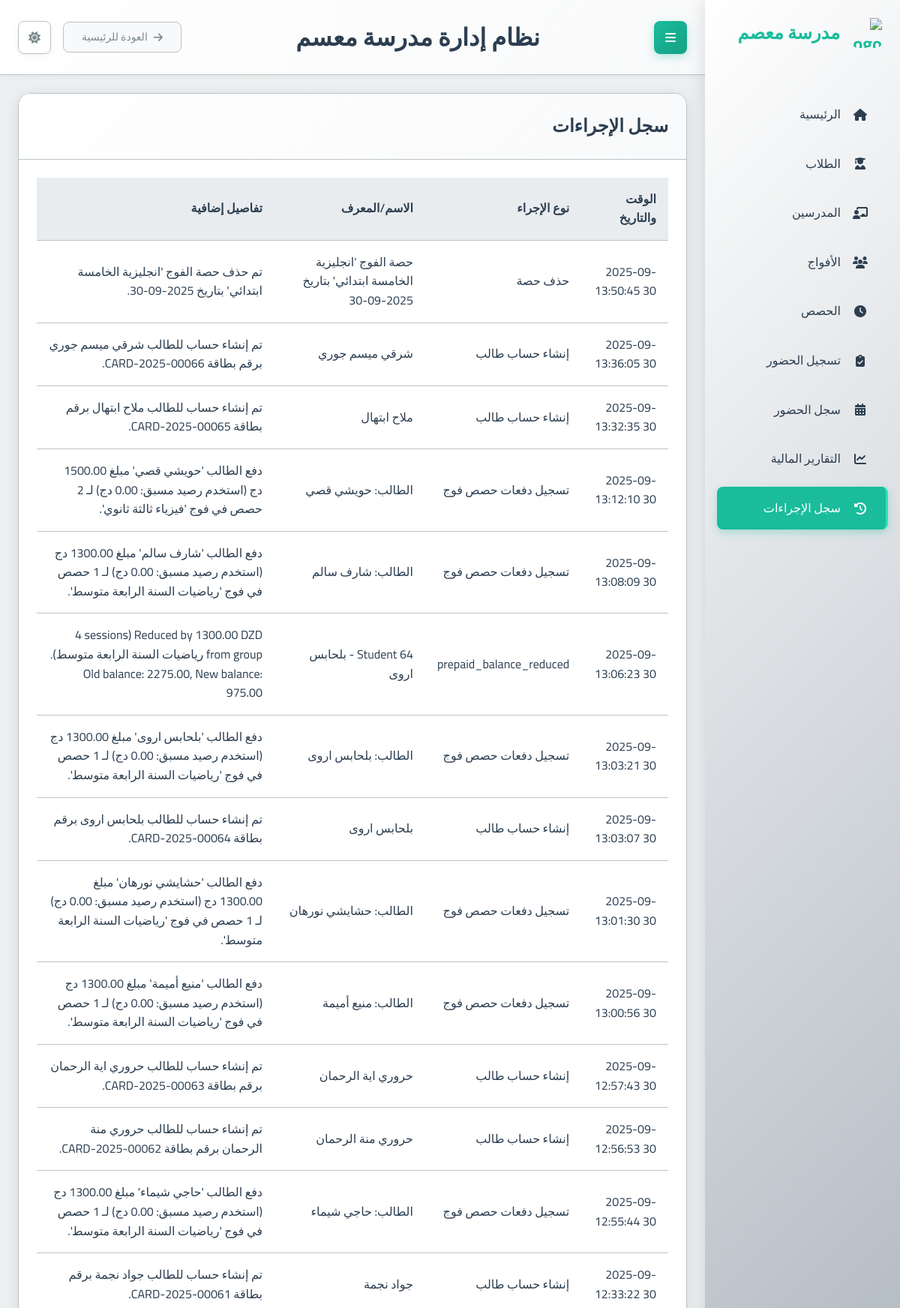
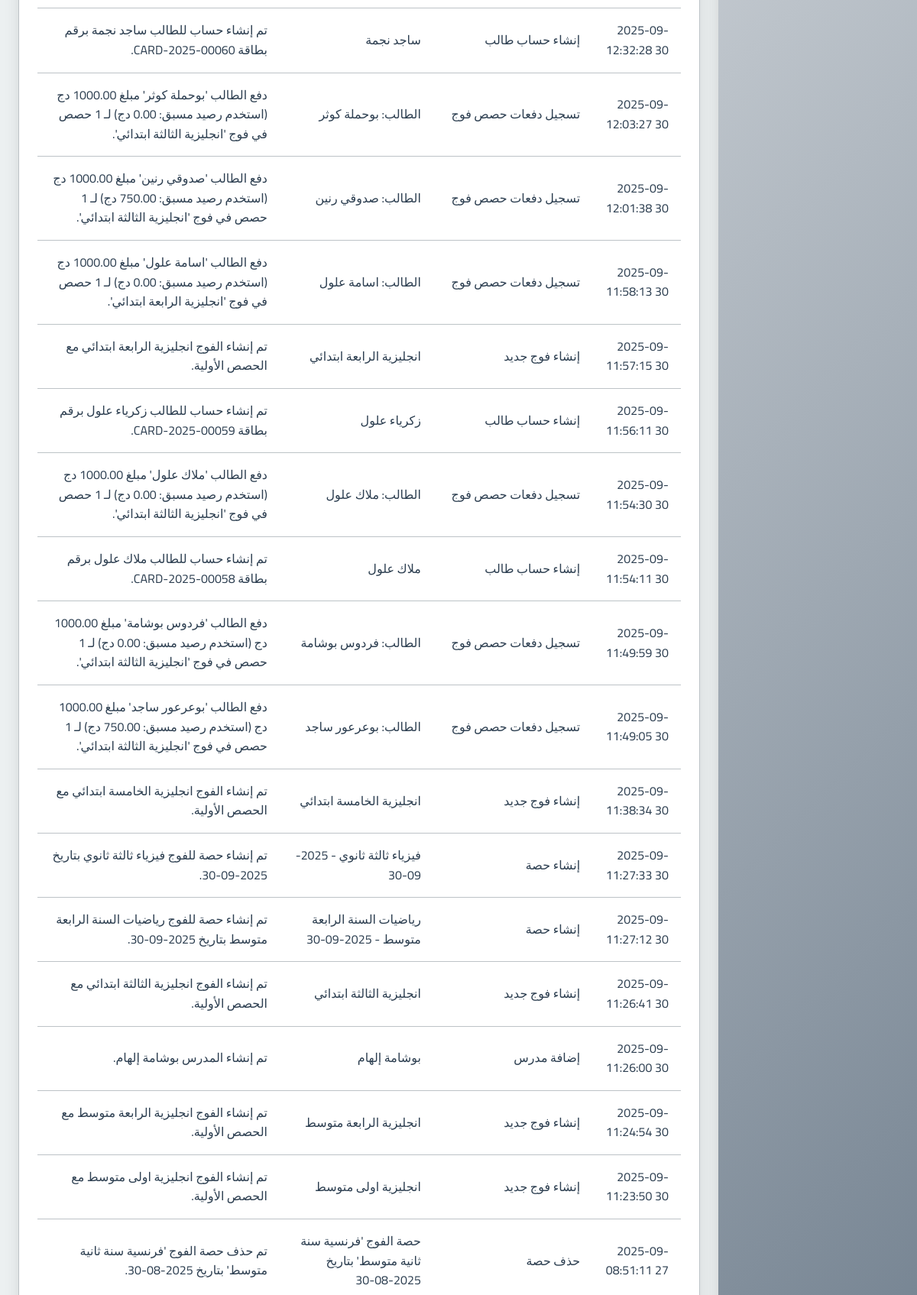
Screenshot of /financial-reports/logs/ (upper part) with the database file from the repository (2 pictures, top to bottom).
### school_app/models.py (models this page shows, shortened)
class ActionLog(models.Model):
    ACTION_TYPE_CHOICES = [
        ('student_added', 'إنشاء حساب طالب'),
        ('student_updated', 'تحديث بيانات طالب'),
        ('student_enrolled', 'تسجيل طالب في فوج'),
        ('student_deleted', 'حذف طالب'),
        ('teacher_added', 'إضافة مدرس'),
        ('teacher_updated', 'تحديث بيانات مدرس'),
        ('teacher_deleted', 'حذف مدرس'),
        ('group_added', 'إنشاء فوج جديد'),
        ('group_updated', 'تحديث بيانات فوج'),
        ('group_deleted', 'حذف فوج'),
        ('session_added', 'إنشاء حصة'),
        ('session_updated', 'تحديث بيانات حصة'),
        ('session_deleted', 'حذف حصة'),
        ('attendance_recorded', 'تسجيل حضور وغياب'),
        ('payment_recorded', 'تسجيل دفعة مالية'),
        ('registration_fee_paid', 'دفع رسوم التسجيل'),
        ('group_session_payment_processed', 'تسجيل دفعات حصص فوج'),
        ('teacher_payment_processed', 'دفع مستحقات مدرس'),
        ('user_login', 'تسجيل دخول مستخدم'),
        ('user_logout', 'تسجيل خروج مستخدم'),
        ('report_generated', 'إنشاء تقرير'),
        ('unknown_action', 'إجراء غير معروف'),
    ]
    action_time = models.DateTimeField(auto_now_add=True, help_text="وقت حدوث الإجراء.", verbose_name="وقت الإجراء")
    action_type = models.CharField(
        max_length=100,
        choices=ACTION_TYPE_CHOICES,
        default='unknown_action', # Optional: a default
        help_text="نوع الإجراء الذي تم تنفيذه.",
        verbose_name="نوع الإجراء"
    )
    object_name = models.CharField(max_length=255, blank=True, help_text="اسم أو معرف الكائن المتأثر (طالب، فوج، إلخ).", verbose_name="اسم الكائن")
    details = models.TextField(blank=True, help_text="تفاصيل إضافية حول الحدث.", verbose_name="التفاصيل")
    class Meta:
        ordering = ['-action_time']
        verbose_name = "سجل إجراء"
        verbose_name_plural = "سجلات الإجراءات"

### school_app/views.py (the view)
# urls.py: path('financial-reports/logs/', views.action_log_list, name='action_log_list'),
def action_log_list(request):
    log_list = ActionLog.objects.all().order_by('-action_time') # Already ordered in Meta, but good to be explicit
    paginator = Paginator(log_list, 50)
    page_number = request.GET.get('page')
    try:
        logs = paginator.page(page_number)
    except PageNotAnInteger:
        logs = paginator.page(1)
    except EmptyPage:
        logs = paginator.page(paginator.num_pages)
    context = {
        'logs': logs,
        'page_title': 'سجل الإجراءات'
    }
    return render(request, 'school_app/action_log_list.html', context)

### school_app/templates/school_app/action_log_list.html (shortened to what this page needs)
{% extends "base.html" %}
{% block content %}
<div class="card">
    <div class="card-header">
        <h2>{{ page_title }}</h2>
    </div>
    <div class="card-body">
        <div class="table-responsive">
            <table class="table table-striped table-hover">
                <thead class="thead-light">
                    <tr>
                        <th>الوقت والتاريخ</th>
                        <th>نوع الإجراء</th>
                        <th>الاسم/المعرف</th>
                        <th>تفاصيل إضافية</th>
                    </tr>
                </thead>
                <tbody>
                    {% for log in logs %}
                    <tr>
                        <td>{{ log.action_time|date:"Y-m-d H:i:s" }}</td>
                        <td>{{ log.get_action_type_display|default:log.action_type }}</td>
                        <td>{{ log.object_name|default:"غير متوفر" }}</td>
                        <td>{{ log.details|linebreaksbr|default:"لا توجد تفاصيل" }}</td>
                    </tr>
                    {% empty %}
                    <tr>
                        <td colspan="4" class="text-center">لا توجد سجلات لعرضها.</td>
                    </tr>
                    {% endfor %}
                </tbody>
            </table>
        </div>
    </div>
</div>
{% endblock %}

### static/css/main.css (style rules this page uses)
:root { --primary-color: #2c3e50; --primary-light: #34495e; --primary-darker: #1a252f; --accent-color: #1abc9c; --accent-light: #2fe2b3; --accent-dark: #16a085; --text-color: #2c3e50; --text-secondary: #7f8c8d; --text-on-primary: #ffffff; --text-on-accent: #ffffff; --text-nav: #2c3e50; --background-color: #ecf0f1; --card-background: #ffffff; --input-background: #ffffff; --border-color: #bdc3c7; --input-border-color: #bdc3c7; --success-color: #2ecc71; --warning-color: #f39c12; --error-color: #e74c3c; --info-color: #1E90FF; --table-header-background: #e9ecef; --table-row-hover-background: #f8f9fa; --box-shadow-color: rgba(0, 0, 0, 0.1); --box-shadow-color-hover: rgba(0, 0, 0, 0.15); --box-shadow-soft-color: rgba(0, 0, 0, 0.05); --subtle-background: #f8f9fa; --spacing-xs: 8px; --spacing-sm: 16px; --spacing-md: 24px; --spacing-lg: 32px; --spacing-xl: 48px; --font-family: 'Cairo', sans-serif; --font-size-xs: 12px; --font-size-sm: 14px; --font-size-md: 16px; --font-size-lg: 20px; --font-size-xl: 24px; --font-size-xxl: 32px; --border-radius-sm: 4px; --border-radius-md: 8px; --border-radius-lg: 16px; --transition-fast: 0.2s ease; --transition-normal: 0.3s ease; --transition-slow: 0.5s ease; --sidebar-width: 260px; }
* { margin: 0; padding: 0; box-sizing: border-box; direction: rtl; }
html { direction: rtl; font-size: 16px; }
body { font-family: var(--font-family); background-color: var(--background-color); color: var(--text-color); line-height: 1.6; transition: background-color var(--transition-normal), color var(--transition-normal); overflow-x: hidden; }
.card { background-color: var(--card-background); border-radius: var(--border-radius-lg); box-shadow: 0 4px 20px var(--box-shadow-color); margin-bottom: var(--spacing-md); overflow: hidden; transition: all var(--transition-normal); border: 1px solid var(--border-color); }
.card-header { padding: var(--spacing-md); border-bottom: 1px solid var(--border-color); background: linear-gradient(135deg, var(--card-background) 0%, var(--subtle-background) 100%); }
.card-body { padding: var(--spacing-md); color: var(--text-color); }
table { width: 100%; border-collapse: collapse; }
th, td { padding: var(--spacing-sm); text-align: right; border-bottom: 1px solid var(--border-color); }
th { background-color: var(--table-header-background); font-weight: 600; color: var(--text-color); }

### rows the page displays
ActionLog: action_time "2025-09-30 13:50:45", action_type "حذف حصة", object_name "حصة الفوج 'انجليزية الخامسة ابتدائي' بتاريخ 2025-09-30", details "تم حذف حصة الفوج 'انجليزية الخامسة ابتدائي' بتاريخ 2025-09-30."
ActionLog: action_time "2025-09-30 13:36:05", action_type "إنشاء حساب طالب", object_name "شرقي ميسم جوري", details "تم إنشاء حساب للطالب شرقي ميسم جوري برقم بطاقة CARD-2025-00066."
ActionLog: action_time "2025-09-30 13:32:35", action_type "إنشاء حساب طالب", object_name "ملاح ابتهال", details "تم إنشاء حساب للطالب ملاح ابتهال برقم بطاقة CARD-2025-00065."
ActionLog: action_time "2025-09-30 13:12:10", action_type "تسجيل دفعات حصص فوج", object_name "الطالب: حويشي قصي", details "دفع الطالب 'حويشي قصي' مبلغ 1500.00 دج (استخدم رصيد مسبق: 0.00 دج) لـ 2 حصص في فوج 'فيزياء ثالثة ثانوي'."
ActionLog: action_time "2025-09-30 13:08:09", action_type "تسجيل دفعات حصص فوج", object_name "الطالب: شارف سالم", details "دفع الطالب 'شارف سالم' مبلغ 1300.00 دج (استخدم رصيد مسبق: 0.00 دج) لـ 1 حصص في فوج 'رياضيات السنة الرابعة متوسط'."
ActionLog: action_time "2025-09-30 13:06:23", action_type "prepaid_balance_reduced", object_name "Student 64 - بلحابس اروى", details "Reduced by 1300.00 DZD (4 sessions from group رياضيات السنة الرابعة متوسط). Old balance: 2275.00, New balance: 975.00"
ActionLog: action_time "2025-09-30 13:03:21", action_type "تسجيل دفعات حصص فوج", object_name "الطالب: بلحابس اروى", details "دفع الطالب 'بلحابس اروى' مبلغ 1300.00 دج (استخدم رصيد مسبق: 0.00 دج) لـ 1 حصص في فوج 'رياضيات السنة الرابعة متوسط'."
ActionLog: action_time "2025-09-30 13:03:07", action_type "إنشاء حساب طالب", object_name "بلحابس اروى", details "تم إنشاء حساب للطالب بلحابس اروى برقم بطاقة CARD-2025-00064."
ActionLog: action_time "2025-09-30 13:01:30", action_type "تسجيل دفعات حصص فوج", object_name "الطالب: حشايشي نورهان", details "دفع الطالب 'حشايشي نورهان' مبلغ 1300.00 دج (استخدم رصيد مسبق: 0.00 دج) لـ 1 حصص في فوج 'رياضيات السنة الرابعة متوسط'."
ActionLog: action_time "2025-09-30 13:00:56", action_type "تسجيل دفعات حصص فوج", object_name "الطالب: منيع أميمة", details "دفع الطالب 'منيع أميمة' مبلغ 1300.00 دج (استخدم رصيد مسبق: 0.00 دج) لـ 1 حصص في فوج 'رياضيات السنة الرابعة متوسط'."
ActionLog: action_time "2025-09-30 12:57:43", action_type "إنشاء حساب طالب", object_name "حروري اية الرحمان", details "تم إنشاء حساب للطالب حروري اية الرحمان برقم بطاقة CARD-2025-00063."
ActionLog: action_time "2025-09-30 12:56:53", action_type "إنشاء حساب طالب", object_name "حروري منة الرحمان", details "تم إنشاء حساب للطالب حروري منة الرحمان برقم بطاقة CARD-2025-00062."
ActionLog: action_time "2025-09-30 12:55:44", action_type "تسجيل دفعات حصص فوج", object_name "الطالب: حاجي شيماء", details "دفع الطالب 'حاجي شيماء' مبلغ 1300.00 دج (استخدم رصيد مسبق: 0.00 دج) لـ 1 حصص في فوج 'رياضيات السنة الرابعة متوسط'."
ActionLog: action_time "2025-09-30 12:33:22", action_type "إنشاء حساب طالب", object_name "جواد نجمة", details "تم إنشاء حساب للطالب جواد نجمة برقم بطاقة CARD-2025-00061."
ActionLog: action_time "2025-09-30 12:32:28", action_type "إنشاء حساب طالب", object_name "ساجد نجمة", details "تم إنشاء حساب للطالب ساجد نجمة برقم بطاقة CARD-2025-00060."
ActionLog: action_time "2025-09-30 12:03:27", action_type "تسجيل دفعات حصص فوج", object_name "الطالب: بوحملة كوثر", details "دفع الطالب 'بوحملة كوثر' مبلغ 1000.00 دج (استخدم رصيد مسبق: 0.00 دج) لـ 1 حصص في فوج 'انجليزية الثالثة ابتدائي'."
ActionLog: action_time "2025-09-30 12:01:38", action_type "تسجيل دفعات حصص فوج", object_name "الطالب: صدوقي رنين", details "دفع الطالب 'صدوقي رنين' مبلغ 1000.00 دج (استخدم رصيد مسبق: 750.00 دج) لـ 1 حصص في فوج 'انجليزية الثالثة ابتدائي'."
ActionLog: action_time "2025-09-30 11:58:13", action_type "تسجيل دفعات حصص فوج", object_name "الطالب: اسامة علول", details "دفع الطالب 'اسامة علول' مبلغ 1000.00 دج (استخدم رصيد مسبق: 0.00 دج) لـ 1 حصص في فوج 'انجليزية الرابعة ابتدائي'."
ActionLog: action_time "2025-09-30 11:57:15", action_type "إنشاء فوج جديد", object_name "انجليزية الرابعة ابتدائي", details "تم إنشاء الفوج انجليزية الرابعة ابتدائي مع الحصص الأولية."
ActionLog: action_time "2025-09-30 11:56:11", action_type "إنشاء حساب طالب", object_name "زكرياء علول", details "تم إنشاء حساب للطالب زكرياء علول برقم بطاقة CARD-2025-00059."
ActionLog: action_time "2025-09-30 11:54:30", action_type "تسجيل دفعات حصص فوج", object_name "الطالب: ملاك علول", details "دفع الطالب 'ملاك علول' مبلغ 1000.00 دج (استخدم رصيد مسبق: 0.00 دج) لـ 1 حصص في فوج 'انجليزية الثالثة ابتدائي'."
ActionLog: action_time "2025-09-30 11:54:11", action_type "إنشاء حساب طالب", object_name "ملاك علول", details "تم إنشاء حساب للطالب ملاك علول برقم بطاقة CARD-2025-00058."
ActionLog: action_time "2025-09-30 11:49:59", action_type "تسجيل دفعات حصص فوج", object_name "الطالب: فردوس بوشامة", details "دفع الطالب 'فردوس بوشامة' مبلغ 1000.00 دج (استخدم رصيد مسبق: 0.00 دج) لـ 1 حصص في فوج 'انجليزية الثالثة ابتدائي'."
ActionLog: action_time "2025-09-30 11:49:05", action_type "تسجيل دفعات حصص فوج", object_name "الطالب: بوعرعور ساجد", details "دفع الطالب 'بوعرعور ساجد' مبلغ 1000.00 دج (استخدم رصيد مسبق: 750.00 دج) لـ 1 حصص في فوج 'انجليزية الثالثة ابتدائي'."
ActionLog: action_time "2025-09-30 11:38:34", action_type "إنشاء فوج جديد", object_name "انجليزية الخامسة ابتدائي", details "تم إنشاء الفوج انجليزية الخامسة ابتدائي مع الحصص الأولية."
ActionLog: action_time "2025-09-30 11:27:33", action_type "إنشاء حصة", object_name "فيزياء ثالثة ثانوي - 2025-09-30", details "تم إنشاء حصة للفوج فيزياء ثالثة ثانوي بتاريخ 2025-09-30."
ActionLog: action_time "2025-09-30 11:27:12", action_type "إنشاء حصة", object_name "رياضيات السنة الرابعة متوسط - 2025-09-30", details "تم إنشاء حصة للفوج رياضيات السنة الرابعة متوسط بتاريخ 2025-09-30."
ActionLog: action_time "2025-09-30 11:26:41", action_type "إنشاء فوج جديد", object_name "انجليزية الثالثة ابتدائي", details "تم إنشاء الفوج انجليزية الثالثة ابتدائي مع الحصص الأولية."
ActionLog: action_time "2025-09-30 11:26:00", action_type "إضافة مدرس", object_name "بوشامة إلهام", details "تم إنشاء المدرس بوشامة إلهام."
ActionLog: action_time "2025-09-30 11:24:54", action_type "إنشاء فوج جديد", object_name "انجليزية الرابعة متوسط", details "تم إنشاء الفوج انجليزية الرابعة متوسط مع الحصص الأولية."
ActionLog: action_time "2025-09-30 11:23:50", action_type "إنشاء فوج جديد", object_name "انجليزية اولى متوسط", details "تم إنشاء الفوج انجليزية اولى متوسط مع الحصص الأولية."
ActionLog: action_time "2025-09-27 08:51:11", action_type "حذف حصة", object_name "حصة الفوج 'فرنسية سنة ثانية متوسط' بتاريخ 2025-08-30", details "تم حذف حصة الفوج 'فرنسية سنة ثانية متوسط' بتاريخ 2025-08-30."

### other values shown
{{ page_title }} "سجل الإجراءات"
